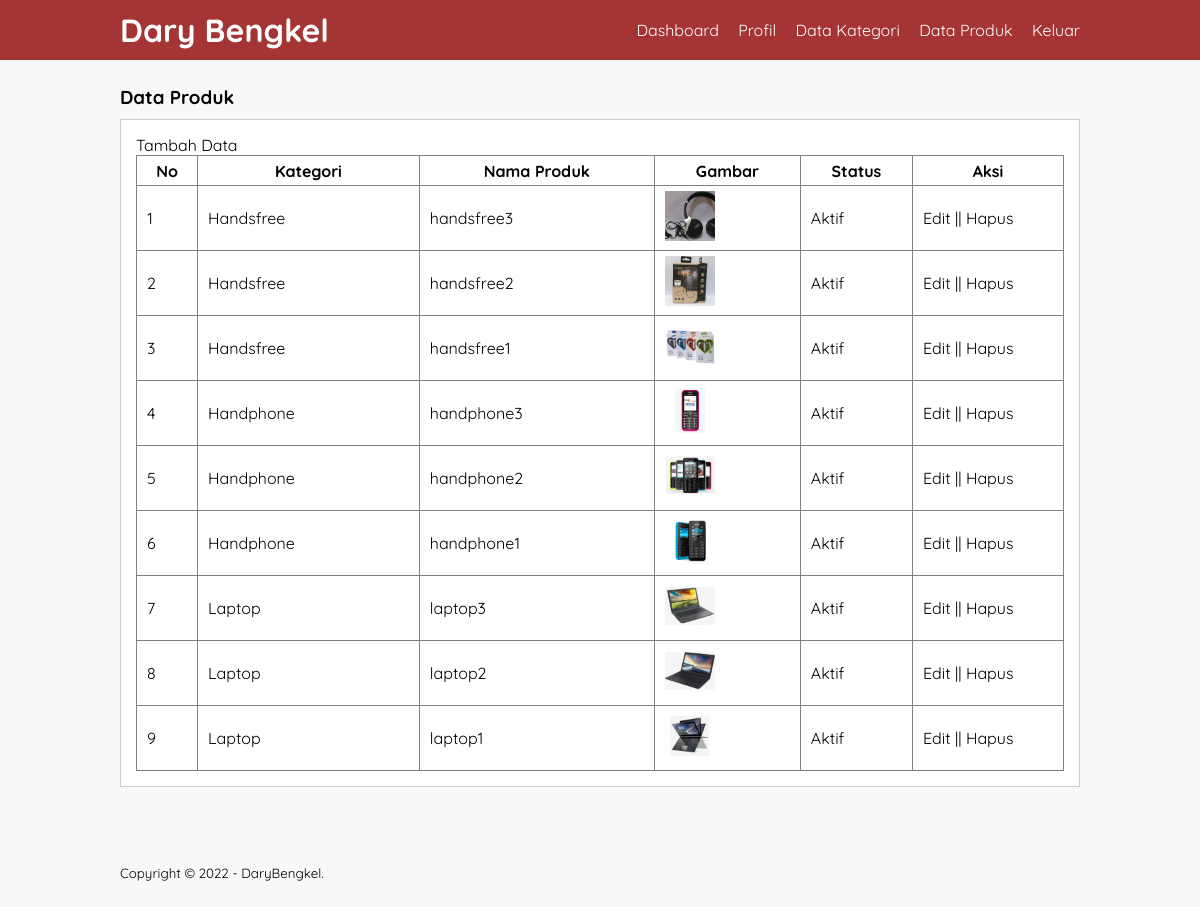
The app's page /data-produk.php (signed in) with its own data.
### tables this page shows
CREATE TABLE `tb_product` (
  `product_id` int(11) NOT NULL,
  `category_id` int(11) NOT NULL,
  `product_name` varchar(100) NOT NULL,
  `product_price` int(11) NOT NULL,
  `product_description` text NOT NULL,
  `product_image` varchar(100) NOT NULL,
  `product_status` tinyint(1) NOT NULL,
  `data_created` timestamp NOT NULL DEFAULT current_timestamp()
);

CREATE TABLE `tb_category` (
  `category_id` int(11) NOT NULL,
  `category_name` varchar(25) NOT NULL
);

### data-produk.php (the view, shortened to what this page needs)
<?php
	include 'db.php';
?>
<!DOCTYPE html>
<html>
<head>
	<link rel="stylesheet" type="text/css" href="css/style.css">
</head>
<body>
	<header>
		<div class="container">
			<h1><a href="dashboard.php">Dary Bengkel</a></h1>
			<ul>
				<li><a href="dashboard.php">Dashboard</a></li>
				<li><a href="profil.php">Profil</a></li>
				<li><a href="data-kategori.php">Data Kategori</a></li>
				<li><a href="data-produk.php">Data Produk</a></li>
				<li><a href="keluar.php">Keluar</a></li>
			</ul>
		</div>
	</header>
	<div class="section">
		<div class="container">
			<h3>Data Produk</h3>
			<div class="box">
				<p><a href="tambah-produk.php">Tambah Data</a></p>
				<table border="1" cellspacing="0" class="table">
					<thead>
						<tr>
							<th width="60px">No</th>
							<th>Kategori</th>
							<th>Nama Produk</th>
							<th>Gambar</th>
							<th>Status</th>
							<th width="150px">Aksi</th>
						</tr>
					</thead>
					<tbody>
						<?php
							$no = 1;
							$produk = mysqli_query($conn, "SELECT * FROM tb_product LEFT JOIN tb_category USING (category_id) ORDER BY product_id DESC");
							if(mysqli_num_rows($produk) > 0){
							while($row = mysqli_fetch_array($produk)){
						?>
						<tr>
							<td><?php echo $no++ ?></td>
							<td><?php echo $row['category_name'] ?></td>
							<td><?php echo $row['product_name'] ?></td>
							<td><a href="produk/<?php echo $row['product_image'] ?>" target="_blank"> <img src="produk/<?php echo $row['product_image'] ?>" width="50px"> </a></td>
							<td><?php echo ($row['product_status'] == 0)? 'Tidak Aktif':'Aktif'; ?></td>
							<td>
								<a href="edit-produk.php?id=<?php echo $row['product_id'] ?>">Edit</a> || <a href="proses-hapus.php?idp=<?php echo $row['product_id'] ?>" onclick="return confirm('Yakin ingin hapus ?')">Hapus</a>
							</td>
						</tr>
						<?php }}else{ ?>
							<tr>
								<td colspan="7">Tidak ada data</td>
							</tr>
						<?php } ?>
					</tbody>
				</table>
			</div>
		</div>
	</div>
	<footer>
		<div class="container">
			<small>Copyright &copy; 2022 - DaryBengkel.</small>
		</div>
	</footer>
</body>
</html>

### css/style.css (style rules this page uses)
* { padding:0; margin:0; font-family: 'Quicksand', sans-serif; }
body { background-color: #f8f8f8; }
a { color: inherit; text-decoration: none; }
header { background-color: #a53434; color: #fff; }
header h1 { float: left; padding:10px 0; }
header ul { float: right; }
header ul li { display: inline-block; }
header ul li a { padding:20px 0 20px 15px; display: inline-block; }
footer { padding:25px 0; }
.container { width: 80%; margin:0 auto; }
.container:after { content: ''; display: block; clear: both; }
.section { padding:25px 0; }
.box { background-color: #fff; border:1px solid #ccc; padding:15px; box-sizing: border-box; margin:10px 0 25px 0; }
.box:after { content: ''; display: block; clear: both; }
.table { width: 100%; border-collapse: collapse; }
.table tr { height: 30px; }
.table tr td { padding:5px 10px; }

### records on screen
tb_product: category.category_name "Handsfree", product_name "handsfree3", product_image (picture), product_status "Aktif"
tb_product: category.category_name "Handsfree", product_name "handsfree2", product_image (picture), product_status "Aktif"
tb_product: category.category_name "Handsfree", product_name "handsfree1", product_image (picture), product_status "Aktif"
tb_product: category.category_name "Handphone", product_name "handphone3", product_image (picture), product_status "Aktif"
tb_product: category.category_name "Handphone", product_name "handphone2", product_image (picture), product_status "Aktif"
tb_product: category.category_name "Handphone", product_name "handphone1", product_image (picture), product_status "Aktif"
tb_product: category.category_name "Laptop", product_name "laptop3", product_image (picture), product_status "Aktif"
tb_product: category.category_name "Laptop", product_name "laptop2", product_image (picture), product_status "Aktif"
tb_product: category.category_name "Laptop", product_name "laptop1", product_image (picture), product_status "Aktif"
